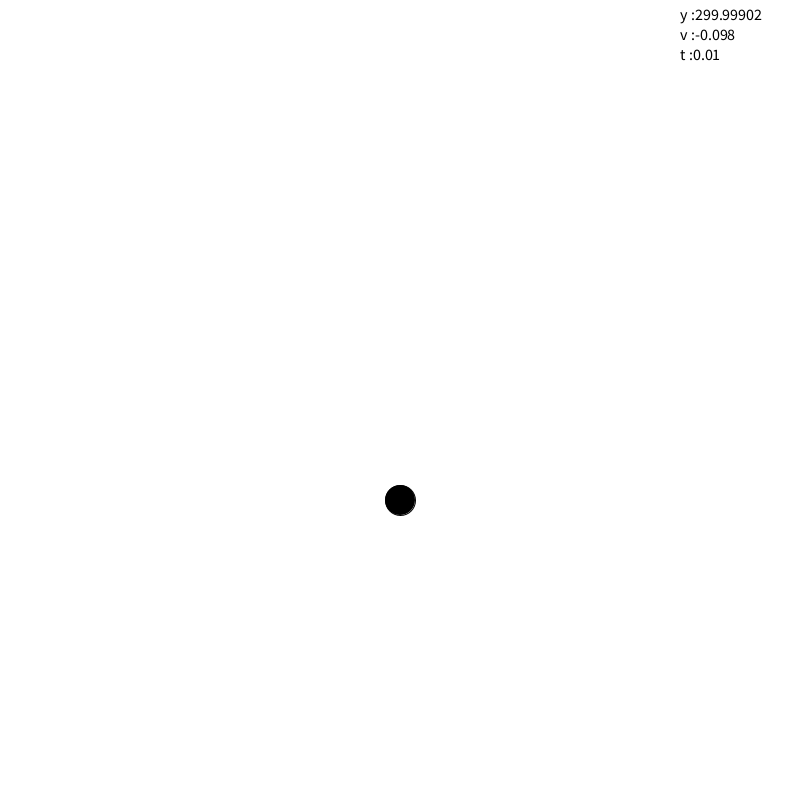
Frame 1 (no input)
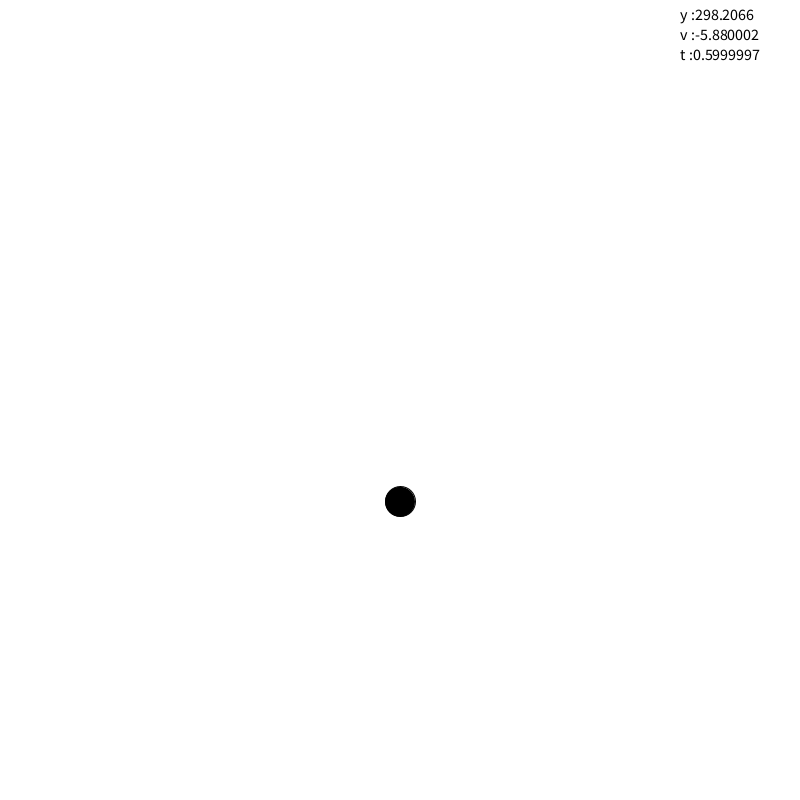
Frame 60 (the mouse pressed at the canvas centre just before this capture)
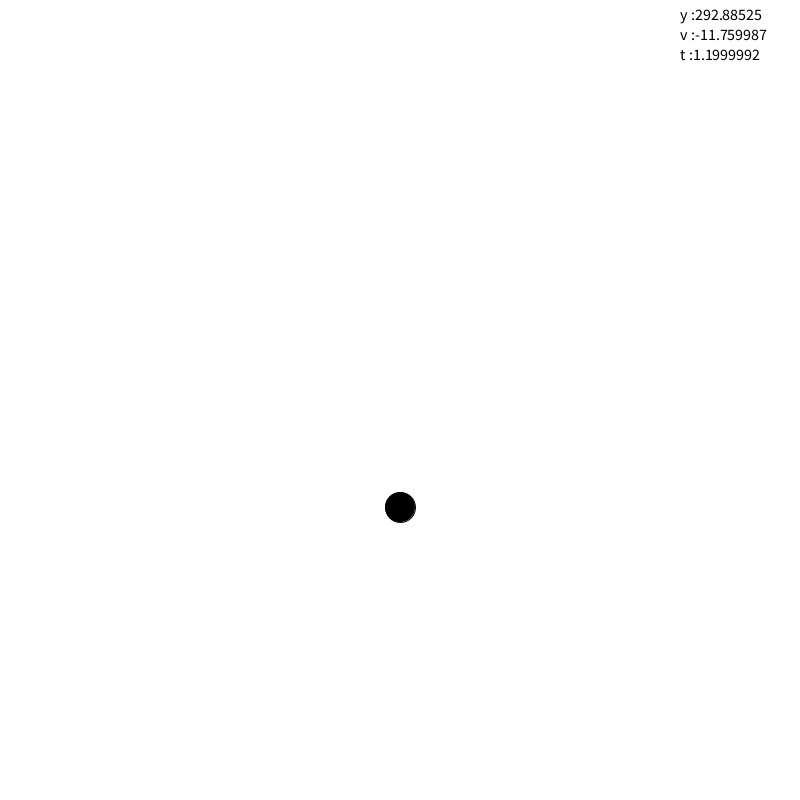
Frame 120 (the mouse held since frame 60 and released just before this capture)

The Processing sketch that drew these frames (run headless with seeded random() and noise(); from frame 60 on, the mouse is pressed at the canvas centre):

// Processing sketch: Gerak_Jatuh_Bebas
// ── Gerak_Jatuh_Bebas.pde
  float g = -9.8;
  float step = 0.01;
  float v0 = 0;
  float y0 = 300;
  float t0 = 0;
  FloatList y;
  FloatList t;
  FloatList v;
  float vs;
  float ys;
  float ts;
  int i;
  
void setup(){
  size(800, 800);
  y = new FloatList();
  t = new FloatList();
  v = new FloatList();
  y.append(y0);
  t.append(t0);
  v.append(v0);
}

void draw(){
  background(255);
  fill(0);
  vs = v.get(i) + (g * step);
  ys = y.get(i) + (vs * step);
  ts = ts + step;
  i = i+1;
  v.append(vs);
  y.append(ys);
  t.append(ts);
  textSize(16);
  text("y :"+ys, width-120, 20);
  text("v :"+vs, width-120, 40);
  text("t :"+ts, width-120, 60);
  println(vs, ys, ts);
  ellipse(width/2, height-ys, 30, 30);
  if (ys<=0){
     noLoop();
  }
  
}
